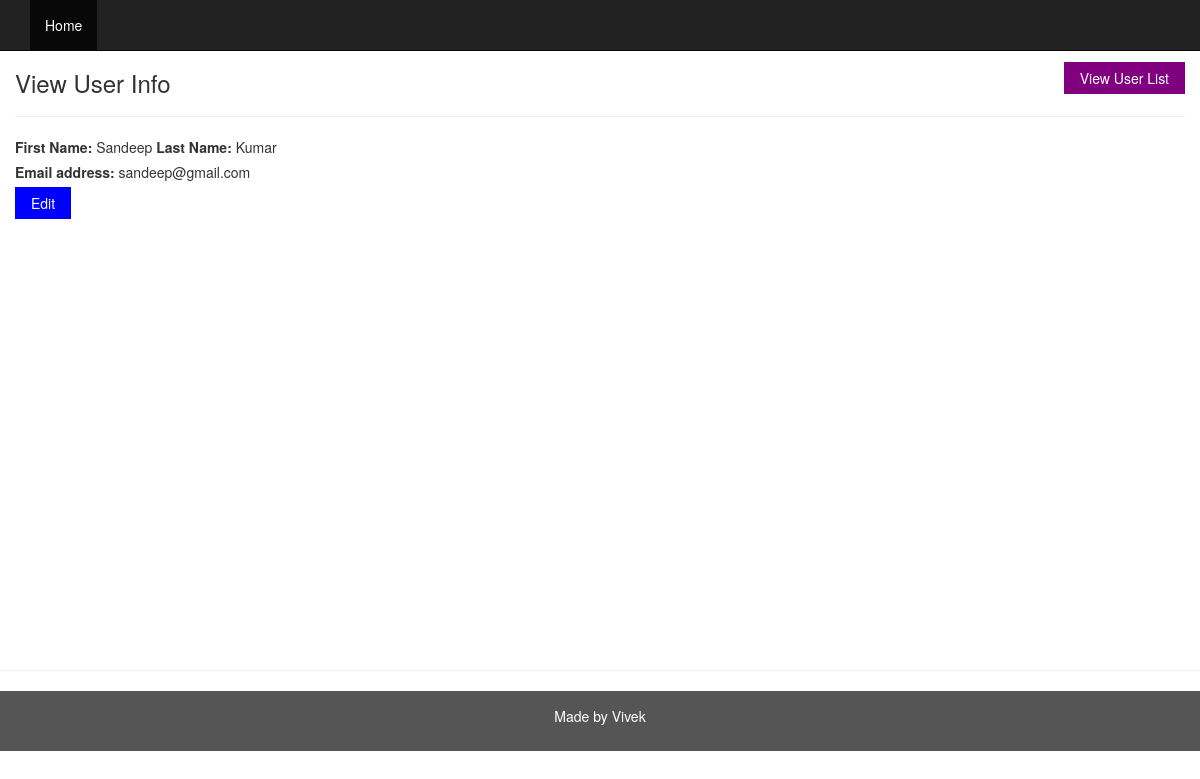
Page /read-student-info.php?id=2 on the committed database.
### tables this page shows
CREATE TABLE `users` (
  `id` int(11) NOT NULL AUTO_INCREMENT PRIMARY KEY,
  `first_name` varchar(100) NOT NULL,
  `last_name` varchar(100) NOT NULL,
  `email_address` varchar(100) NOT NULL
);

### class/user.php (called while the page is built, shortened)
<?php
class User
{
    private $conn;
    function __construct() {
    $servername = "localhost";
    $dbname = "crud";
    $username = "root";
    $password = "";
    $conn = new mysqli($servername, $username, $password, $dbname);
      if ($conn->connect_error) {
        die("Connection failed: " . $conn->connect_error);
       }else{
        $this->conn=$conn;
       }
    }
    public function view_user_by_user_id($id){
       if(isset($id)){
       $user_id= mysqli_real_escape_string($this->conn,trim($id));
       $sql="Select * from users where id='$user_id'";
       $result=  $this->conn->query($sql);
        return $result->fetch_assoc();
       }
    }
}
?>

### read-student-info.php (the view)
<?php
 include 'header.php';
 if(isset($_GET['id'])){
  $user_info=$user_obj->view_user_by_user_id($_GET['id']);
 }else{
  header('Location: index.php');
 }
 ?>
<div class="container " >
  <div class="row content">
             <a  href="index.php"  class="button button-purple mt-12 pull-right">View User List</a>
 <h3>View User Info</h3>
     <hr/>
    <label >First Name:</label>
   <?php  if(isset($user_info['first_name'])){echo $user_info['first_name']; }?>
   <label >Last Name:</label>
  <?php  if(isset($user_info['last_name'])){echo $user_info['last_name']; }?>
<br/>
    <label>Email address:</label>
  <?php  if(isset($user_info['email_address'])){echo $user_info['email_address'];} ?>
    <br/>
    <a href="<?php echo 'update-user-info.php?id='.$user_info["id"] ?>" class="button button-blue">Edit</a>
  </div>
</div>
<hr/>
 <?php
 include 'footer.php';
 ?>

### assets/style.css (style rules this page uses)
body { padding-top: 50px; }
.row.content { min-height:600px }
.button { border: none; color: white; padding: 6px 16px; text-align: center; text-decoration: none; display: inline-block; font-size: 14px; cursor: pointer; }
.button-blue { background-color: #0000FF; }
.button-purple { background-color: purple; }
.mt-12 { margin-top: 12px; }

### rows in the picture
users: first_name "Sandeep", last_name "Kumar", email_address "sandeep@gmail.com"
